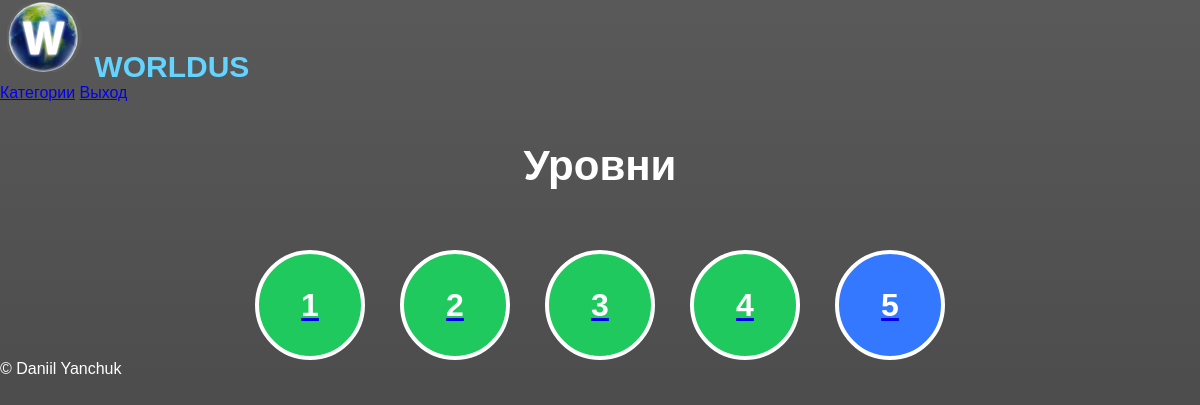
Page /levels.php (signed in) on the committed database.
### tables this page shows
CREATE TABLE `levels` (
  `id` int(11) NOT NULL,
  `category_id` int(11) DEFAULT NULL,
  `title` varchar(100) DEFAULT NULL,
  `level_order` int(11) DEFAULT NULL,
  `required_level` int(11) DEFAULT NULL
);

### levels.php (the view, shortened to what this page needs)
<?php
include "config/db.php";
include "includes/header.php";
$category_id = isset($_GET['category'])
? (int)$_GET['category']
: 1;
?>
<div class="levels-page">
<h1 class="levels-title">
<?= "Уровни" ?>
</h1>
<div class="levels-map">
<?php
$result = $conn->query("
SELECT *
FROM levels
WHERE category_id = $category_id
ORDER BY level_order ASC
");
while($level = $result->fetch_assoc()) {
$locked = false;
$completed = false;
$done = $conn->query("
SELECT progress.*
FROM progress
INNER JOIN levels
ON progress.level_id = levels.id
WHERE progress.level_id = {$level['id']}
AND levels.category_id = $category_id
AND progress.completed = 1
");
if ($done->num_rows > 0) {
$completed = true;
}
?>
<div class="level-item">
<?php if ($locked): ?>
    <div class="level-circle locked">
        🔒
    </div>
<?php else: ?>
    <a href="question.php?level=<?= $level['id'] ?>">
        <div class="level-circle <?= $completed ? 'completed' : '' ?>">
            <?= $level['level_order'] ?>
        </div>
    </a>
<?php endif; ?>
</div>
<?php } ?>
</div>
</div>
<?php include "includes/footer.php"; ?>

### assets/css/style.css (style rules this page uses)
* { margin:0; padding:0; box-sizing:border-box; font-family:Arial, Helvetica, sans-serif; }
body { background: linear-gradient(rgba(0,0,0,0.65), rgba(0,0,0,0.75)), url("../images/background.jpg"); background-size:cover; background-position:center; background-attachment:fixed; min-height:100vh; color:white; }
.levels-page { width:100%; display:flex; flex-direction:column; align-items:center; margin-top:40px; }
.levels-title { color:white; font-size:42px; margin-bottom:60px; }
.levels-map { display:flex; justify-content:center; align-items:center; flex-wrap:wrap; gap:35px; }
.level-item { display:flex; justify-content:center; align-items:center; }
.level-circle { width:110px; height:110px; border-radius:50%; background:#3478ff; border:4px solid white; display:flex; justify-content:center; align-items:center; font-size:32px; font-weight:bold; color:white; transition:0.3s; text-decoration:none; }
.completed { background:#1fc95d; }

### rows in the picture
levels: level_order "1"
levels: level_order "2"
levels: level_order "3"
levels: level_order "4"
levels: level_order "5"
